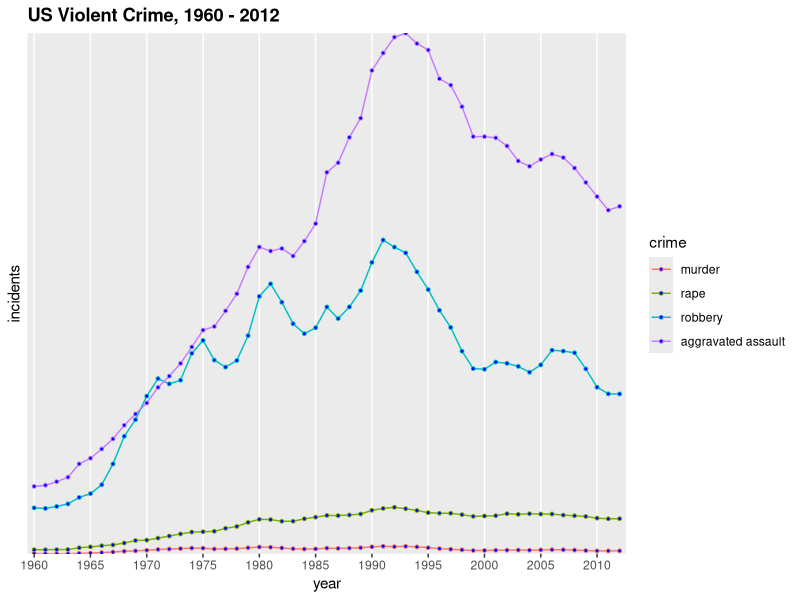

Write the R code that produced this figure.
# This script extracts data from the csv file
# and makes a plot showing trends. This will be displayed
# in the last or next to last slide of the 
# Coursera Developing data Products class final project (part 2: the pitch deck)
library(reshape2)
library(scales)
library(ggplot2)
names <- c("year", "population", "total", "murder", "rape", "robbery", "aggravated assault")

# In: a data frame of crime data 
# Out: a ggplot2 line graph showing amounts of each crime over the years
make_plot <- function(df){
    years <- seq(1960, 2012, 5)
    # maximum was over 1,130,000
    yaxis <- seq(0, 1300000, 100000)
    ggplot(data=df, aes(x=year, y=incidents, group=crime, color=crime)) +
        geom_line(size=0.5) + ggtitle("US Violent Crime, 1960 - 2012") +
        geom_point( size=1, shape=21, fill="blue") +
        theme(plot.title = element_text(lineheight=.8, face="bold")) +
        scale_x_discrete(name="year", breaks = years, labels=as.character(years)) +
        scale_y_discrete(name="incidents", breaks = yaxis, comma)
}

# annoying fact: When skipping rows, if you tell it header=true
# it will still try to treat the first row (which was skipped) as the header.
csv <- read.csv("CrimeTotal.csv", header=FALSE, skip=6)
colnames(csv) <- names
csv$year <- as.factor(csv$year)

# drop columns not needed (but save the frame in case I decide to do rates later)
c2 <- csv[1:53,c(1, 4, 5, 6, 7)]
data <- melt(c2, id.vars="year", value.name="incidents", variable.name="crime")


# NEXT: call make plot and then save the output!
g <- make_plot(data)
ggsave("../assets/img/plot1.png", plot=g)
dev.off